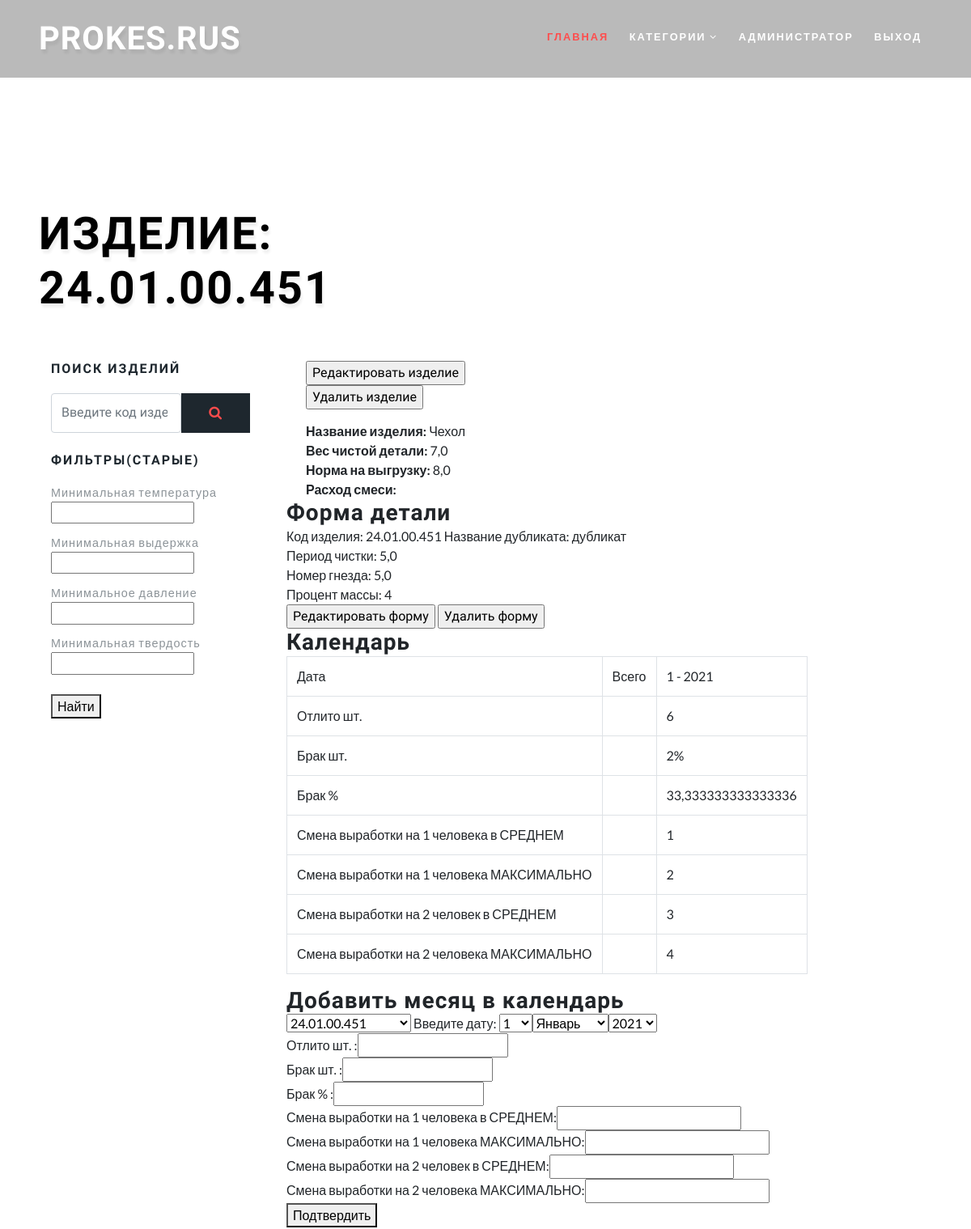
Page /goods_list/1/ (signed in, upper part) on the earlier database version.
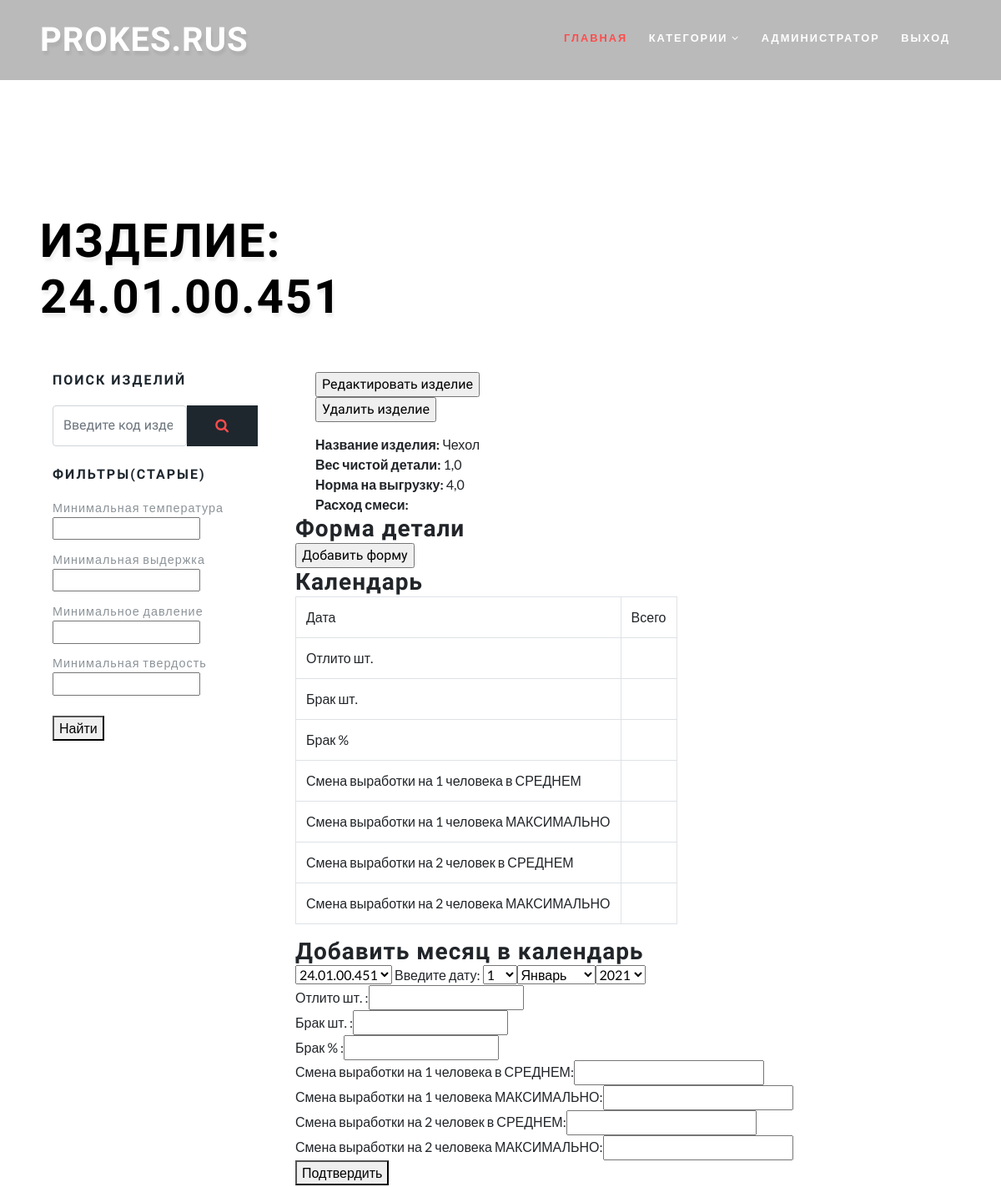
Same page on the later database version.
### prokes/models.py (models this page shows, shortened)
class Goods(models.Model):
    code = models.CharField('Код изделия', max_length=120)
    name = models.CharField('Название изделия', max_length=30)
    image = models.ImageField("Фотография изделия", upload_to="goods/", blank=True)
    weight_clean = models.FloatField('Вес чистой детали', default=0)
    norma_na_vigruzku = models.FloatField('Норма на выгрузку', default=0)
    used_materials = models.FloatField('Расход смеси', default=0)
    def __str__(self):
        return self.code
    class Meta:
        verbose_name = 'Изделие'
        verbose_name_plural = 'Изделия'

class GoodsDefaultForm(models.Model):
    goods_code = models.ForeignKey(Goods, verbose_name="Код изделия", on_delete=models.CASCADE,
                                   related_name='goods_forms')
    duplicate = models.CharField("Дубликат", max_length=150)
    cleaning_period = models.FloatField("Период чистки")
    number_nest = models.FloatField("Номер гнезда формы")
    percent_mass = models.IntegerField("Процент массы")
    class Meta:
        verbose_name = "Форма изделия"
        verbose_name_plural = "Формы изделий"

class GoodsCalendar(models.Model):
    goods_code = models.ForeignKey(Goods, verbose_name="Код изделия", on_delete=models.CASCADE)
    month = models.DateField("Месяц", help_text="Вписывать только месяц и год, день оставлть '01' ")
    lith = models.IntegerField("Отлито шт.")
    remote = models.IntegerField("Брак шт.")
    remote_percent = models.FloatField("Брак %")
    one_man_sr = models.CharField("Смена выработки на 1 человека в СРЕДНЕМ", max_length=150)
    one_man_max = models.CharField("Смена выработки на 1 человека МАКСИМАЛЬНО", max_length=150)
    two_man_sr = models.CharField("Смена выработки на 2 человек в СРЕДНЕМ", max_length=150)
    two_man_max = models.CharField("Смена выработки на 2 человека МАКСИМАЛЬНО", max_length=150)
    class Meta:
        verbose_name = "Календарь изделий"
        verbose_name_plural = "Календарь изделий"

### prokes/views.py (the view)
# urls.py: path("goods_list/<int:pk>/", views.GoodsDetailView, name="goods_detail"),
def GoodsDetailView(request, pk):
    error = ""
    goods = Goods.objects.get(id=pk)
    calendar = GoodsCalendar.objects.filter(goods_code=pk)
    form = CalendarForm()
    goods_form = GoodsDefaultForm.objects.filter(goods_code=pk)
    if request.method == "POST":
        form = CalendarForm(request.POST)
        if form.is_valid():
            form.save()
        else:
            error = "Форма неверно заполнена"
    context = {"calendar": calendar, "goods": goods, "form": form, "error": error,
               "goods_form": goods_form, }
    return render(request, "goods/goods_detail.html", context)

### prokes/forms.py
class CalendarForm(forms.ModelForm):
    class Meta:
        model = GoodsCalendar
        fields = '__all__'
        widgets = {
            "month": forms.SelectDateWidget,
        }

### templates/goods/goods_detail.html (shortened to what the changed rows need)
{% extends 'goods/base.html' %}
{% load static %}
{% block header_title %}Изделие: {{ goods.code }} {% endblock header_title %}
{% block goods %}
    <div class="left-ads-display col-lg-8">
        <div class="container">
            <div class="desc1-right col-md-6 pl-lg-4" >
                <ul style="margin-top: 15px">
                    <li style="list-style: none"><span><b>Название изделия: </b>{{ goods.name }}</span>
                    </li>
                    <li style="list-style: none"><span><b>Вес чистой детали: </b>{{ goods.weight_clean }}</span>
                    </li>
                    <li style="list-style: none"><span><b>Норма на выгрузку: </b>{{ goods.norma_na_vigruzku }}</span>
                    </li>
                </ul>
            </div>
        </div>
        <div class="container">
            <h3>Форма детали</h3>
            {% if goods_form %}
                {% for format in goods_form %}
                    Код изделия: {{ format.goods_code }}
                    Название дубликата: {{ format.duplicate }}<br>
                    Период чистки: {{ format.cleaning_period }}<br>
                    Номер гнезда: {{ format.number_nest }}<br>
                    Процент массы: {{ format.percent_mass }}<br>
                    <a href="{% url 'update_goods_form' pk=format.id %}"> <input type="button" value="Редактировать форму"></a>
                    <a href="{% url 'goods_form_delete' pk=format.id %}"> <input type="button" value="Удалить форму"></a>
                {% endfor %}
            {% else %}
                <input type="button" onclick='location.href="create_goods_form"' value="Добавить форму">
            {% endif %}
        <h3>Календарь</h3>
            <div class="table-responsive">
                <table class="table table-bordered table-hover table-responsive">
                    <tr>
                        <td>Дата</td>
                        <td>Всего</td>
                        {% for date in calendar %}
                            <td>
                                {{ date.month.month }} - {{ date.month.year }}
                            </td>
                        {% endfor %}
                    </tr>
                    <tr>
                        <td>Отлито шт.</td>
                        <td>  </td>
                        {% for info in calendar %}
                            <td>{{ info.lith }}</td>
                        {% endfor %}
                    </tr>
                    <tr>
                        <td>Брак шт.</td>
                        <td>  </td>
                        {% for info in calendar %}
                            <td>{{ info.remote }}%</td>
                        {% endfor %}
                    </tr>
                    <tr>
                        <td>Брак %</td>
                        <td>  </td>
                        {% for info in calendar %}
                            <td>{{ info.remote_percent }}</td>
                        {% endfor %}
                    </tr>
                    <tr>
                        <td>Смена выработки на 1 человека в СРЕДНЕМ</td>
                        <td>  </td>
                        {% for info in calendar %}
                            <td>{{ info.one_man_sr }}</td>
                        {% endfor %}
                    </tr>
                    <tr>
                        <td>Смена выработки на 1 человека МАКСИМАЛЬНО</td>
                        <td>  </td>
                        {% for info in calendar %}
                            <td>{{ info.one_man_max }}</td>
                        {% endfor %}
                    </tr>
                    <tr>
                        <td>Смена выработки на 2 человек в СРЕДНЕМ</td>
                        <td>  </td>
                        {% for info in calendar %}
                            <td>{{ info.two_man_sr }}</td>
                        {% endfor %}
                    </tr>
                    <tr>
                        <td>Смена выработки на 2 человека МАКСИМАЛЬНО</td>
                        <td>  </td>
                        {% for info in calendar %}
                            <td>{{ info.two_man_max }}</td>
                        {% endfor %}
                    </tr>
                </table>
            <h3>Добавить месяц в календарь</h3>
                <form method="post" enctype="multipart/form-data" name="calendar" onchange="remote_calculate()">
                    Введите дату: {{ form.month }}<br>
                    Отлито шт. :{{ form.lith }}<br>
                    Брак шт. :{{ form.remote }}<br>
                    Брак % :{{ form.remote_percent }}<br>
                    Смена выработки на 1 человека в СРЕДНЕМ:{{ form.one_man_sr }}<br>
                    Смена выработки на 1 человека МАКСИМАЛЬНО:{{ form.one_man_max }}<br>
                    Смена выработки на 2 человек в СРЕДНЕМ:{{ form.two_man_sr }}<br>
                    Смена выработки на 2 человека МАКСИМАЛЬНО:{{ form.two_man_max }}<br>
                </form>
            </div>
        </div>
    </div>
{% endblock goods %}

Differences in the rows shown:
removed GoodsDefaultForm: goods_code "24.01.00.451", duplicate "дубликат", cleaning_period "5,0", number_nest "5,0", percent_mass "4"
removed GoodsCalendar: month.month "1", month.year "2021", lith "6", remote "2", remote_percent "33,333333333333336", one_man_sr "1", one_man_max "2", two_man_sr "3", two_man_max "4"
changed Goods "Чехол": weight_clean "7,0" → "1,0"; norma_na_vigruzku "8,0" → "4,0"
Other differences:
form field value: (not shown) → "Добавить форму"
